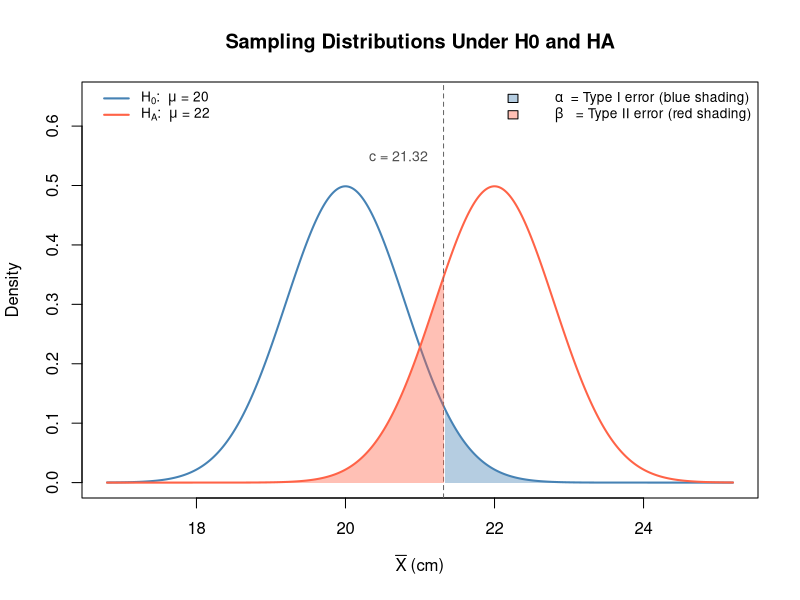
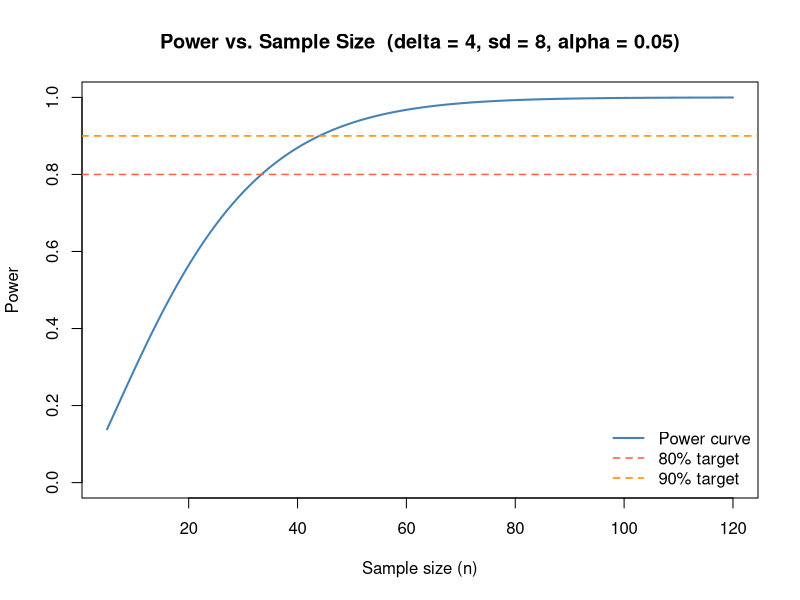
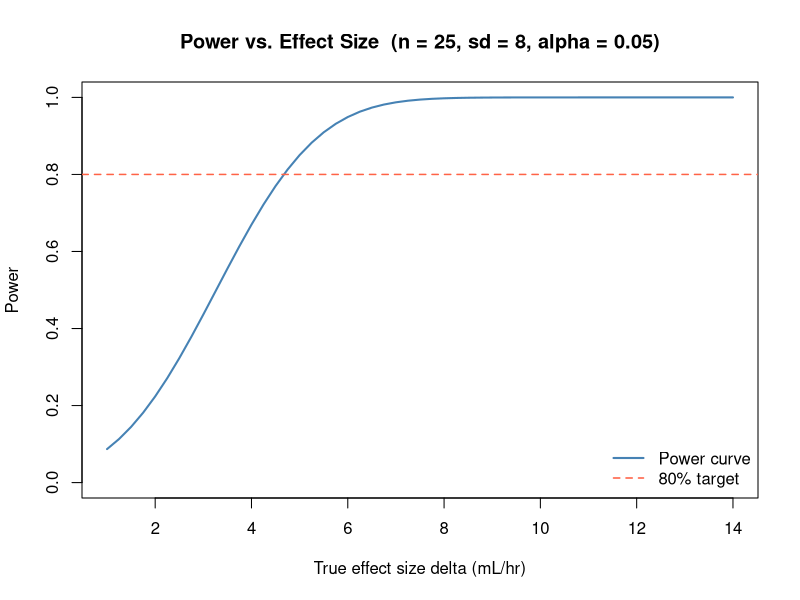

Here is the R script that generated these plots, in order:
## ---- chunk 1
# mu0 <- 
# muA <-
# sigma <- 
# n <- 
# se <- # standard error of the sample mean
## ---- chunk 2
# crit <- # compute the critical value for the Z-test
## ---- chunk 3
# beta_val  <-
# power_val <-  
# beta_val   # Type II error rate
# power_val  # Power
## ---- chunk 4
#| code-fold: true
#| code-summary: "Show code"
mu0 <- 20;  muA <- 22
sigma <- 4; n <- 25
se <- sigma / sqrt(n)
crit <- mu0 + qnorm(0.95) * se
beta_val  <- pnorm(crit, mean = muA, sd = se)

x      <- seq(mu0 - 4*se, muA + 4*se, length.out = 600)
d_null <- dnorm(x, mean = mu0, sd = se)
d_alt  <- dnorm(x, mean = muA, sd = se)

plot(x, d_null, type = "l", col = "steelblue", lwd = 2,
     ylim = c(0, max(d_null, d_alt) * 1.3),
     xlab = expression(bar(X) ~ "(cm)"), ylab = "Density",
     main = "Sampling Distributions Under H0 and HA")
lines(x, d_alt, col = "tomato", lwd = 2)
abline(v = crit, lty = 2, col = "gray40")

# Type I error shading: upper tail of null distribution
x_I <- x[x >= crit]
polygon(c(x_I[1], x_I, tail(x_I, 1)),
        c(0, dnorm(x_I, mu0, se), 0),
        col = adjustcolor("steelblue", 0.4), border = NA)

# Type II error shading: lower tail of alternative distribution
x_II <- x[x <= crit]
polygon(c(x_II[1], x_II, tail(x_II, 1)),
        c(0, dnorm(x_II, muA, se), 0),
        col = adjustcolor("tomato", 0.4), border = NA)

text(crit - 1, 0.55, paste0("c = ", round(crit, 2)),
     adj = 0, cex = 0.85, col = "gray30")

legend("topleft",
       legend = c(
         expression(H[0]*":  "*mu*" = 20"),
         expression(H[A]*":  "*mu*" = 22")
       ),
       col  = c("steelblue", "tomato"),
       fill = c(NA, NA),
       border = c(NA, NA),
       lwd  = c(2, 2),
       bty  = "n", cex = 0.82)

legend("topright",
       legend = c(
         expression(alpha*"  = Type I error (blue shading)"),
         expression(beta*"   = Type II error (red shading)")
       ),
       col  = c(NA, NA),
       fill = c(adjustcolor("steelblue", 0.4),
                adjustcolor("tomato",    0.4)),
       border = c("black", "black"),
       lwd  = c(NA, NA),
       bty  = "n", cex = 0.82)
## ---- chunk 5
power.t.test(n = 25, delta = 4, sd = 8,
             sig.level = 0.05, type = "one.sample",
             alternative = "two.sided")
## ---- chunk 6
power.t.test(power = 0.90, delta = 4, sd = 8,
             sig.level = 0.05, type = "one.sample",
             alternative = "two.sided")
## ---- chunk 7
ns      <- 5:120
pwr_vec <- sapply(ns, function(n) {
  power.t.test(n = n, delta = 4, sd = 8,
               sig.level = 0.05, type = "one.sample",
               alternative = "two.sided")$power
})

plot(ns, pwr_vec, type = "l", col = "steelblue", lwd = 2,
     xlab = "Sample size (n)", ylab = "Power",
     main = "Power vs. Sample Size  (delta = 4, sd = 8, alpha = 0.05)",
     ylim = c(0, 1))
abline(h = 0.80, col = "tomato",    lty = 2, lwd = 1.5)
abline(h = 0.90, col = "darkorange", lty = 2, lwd = 1.5)

legend("bottomright",
       legend = c("Power curve", "80% target", "90% target"),
       col    = c("steelblue", "tomato", "darkorange"),
       lwd    = c(2, 1.5, 1.5),
       lty    = c(1, 2, 2),
       bty    = "n")
## ---- chunk 8
alphas    <- c(0.001, 0.01, 0.05, 0.10, 0.20)
pwr_alpha <- sapply(alphas, function(a) {
  power.t.test(n = 25, delta = 4, sd = 8,
               sig.level = a, type = "one.sample",
               alternative = "two.sided")$power
})

data.frame(alpha = alphas, power = round(pwr_alpha, 3))
## ---- chunk 9
deltas    <- seq(1, 14, by = 0.25)
pwr_delta <- sapply(deltas, function(d) {
  power.t.test(n = 25, delta = d, sd = 8,
               sig.level = 0.05, type = "one.sample",
               alternative = "two.sided")$power
})

plot(deltas, pwr_delta, type = "l", col = "steelblue", lwd = 2,
     xlab = "True effect size delta (mL/hr)", ylab = "Power",
     main = "Power vs. Effect Size  (n = 25, sd = 8, alpha = 0.05)",
     ylim = c(0, 1))
abline(h = 0.80, col = "tomato", lty = 2, lwd = 1.5)
legend("bottomright",
       legend = c("Power curve", "80% target"),
       col    = c("steelblue", "tomato"),
       lwd    = c(2, 1.5), lty = c(1, 2),
       bty    = "n")
